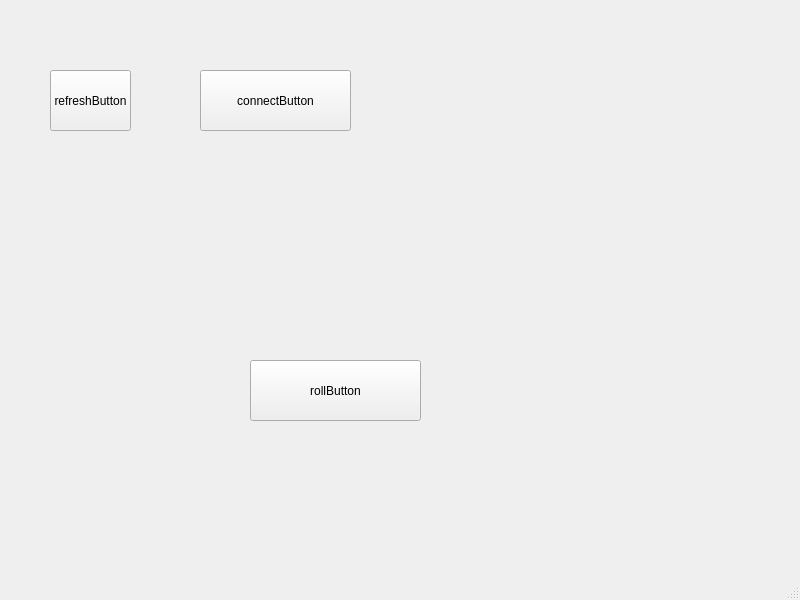
<?xml version="1.0" encoding="UTF-8"?>
<ui version="4.0">
 <class>DiceController</class>
 <widget class="QMainWindow" name="DiceController">
  <property name="geometry">
   <rect>
    <x>0</x>
    <y>0</y>
    <width>800</width>
    <height>600</height>
   </rect>
  </property>
  <property name="windowTitle">
   <string>DiceController</string>
  </property>
  <widget class="QWidget" name="centralwidget">
   <widget class="QPushButton" name="connectButton">
    <property name="geometry">
     <rect>
      <x>200</x>
      <y>70</y>
      <width>151</width>
      <height>61</height>
     </rect>
    </property>
    <property name="text">
     <string>connectButton</string>
    </property>
   </widget>
   <widget class="QPushButton" name="refreshButton">
    <property name="geometry">
     <rect>
      <x>50</x>
      <y>70</y>
      <width>81</width>
      <height>61</height>
     </rect>
    </property>
    <property name="text">
     <string>refreshButton</string>
    </property>
   </widget>
   <widget class="QPushButton" name="rollButton">
    <property name="geometry">
     <rect>
      <x>250</x>
      <y>360</y>
      <width>171</width>
      <height>61</height>
     </rect>
    </property>
    <property name="text">
     <string>rollButton</string>
    </property>
   </widget>
  </widget>
  <widget class="QMenuBar" name="menubar">
   <property name="geometry">
    <rect>
     <x>0</x>
     <y>0</y>
     <width>800</width>
     <height>25</height>
    </rect>
   </property>
  </widget>
  <widget class="QStatusBar" name="statusbar"/>
 </widget>
 <resources/>
 <connections/>
</ui>
